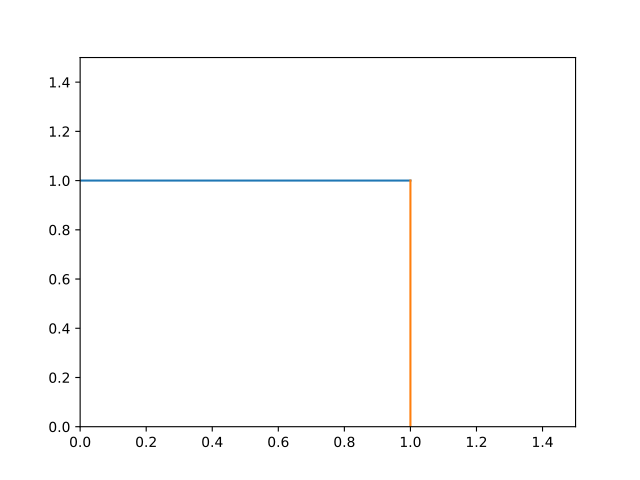

This figure's Python source:
import matplotlib.pyplot as plt
x = [0, 1]
y = [1, 1]
plt.plot(x, y)
plt.plot(y, x)
plt.xlim(0, 1.5)
plt.ylim(0, 1.5)
plt.show()
